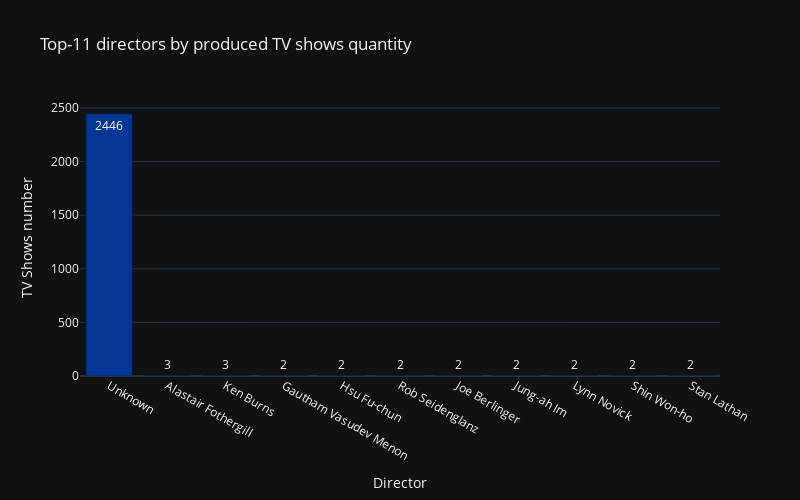

The notebook cell saved with this chart:
### Code cell
# Creazione di un contatore per i registi degli spettacoli TV
directors = Counter(', '.join(tv_shows['director'].dropna()).replace(', ', ',').split(','))

# Ordinamento dei registi in base alla frequenza e selezione dei primi 11
director_sorted = sorted(directors.items(), key=lambda item: item[1], reverse=True)[:11]

# Estrazione dei nomi dei registi e delle quantità
name = [i for i, value in director_sorted]
value = [value for i, value in director_sorted]

# Creazione di un grafico a barre utilizzando Plotly Express
fig = px.bar(x=name, y=value, 
             template="plotly_dark",  # Utilizzo del template "plotly_dark"
             color_discrete_sequence=['#033695'],  # Sequenza di colori personalizzata
             width=800, height=500,  # Dimensioni della figura
             text_auto=True,  # Visualizzazione automatica del testo sulle barre
             title='Top-11 directors by produced TV shows quantity')  # Titolo del grafico

# Aggiornamento dei titoli degli assi
fig.update_layout(xaxis_title='Director', yaxis_title='TV Shows number')

fig.show()  # Visualizzazione del grafico

### Figure 1 — Plotly figure (JSON) as saved in the notebook; plotly's stock layout.template omitted (floating-point values rounded to 4 significant figures)
{"data": [{"alignmentgroup": "True", "hovertemplate": "x=%{x}<br>y=%{y}<extra></extra>", "legendgroup": "", "marker": {"color": "#033695", "pattern": {"shape": ""}}, "name": "", "offsetgroup": "", "orientation": "v", "showlegend": false, "textposition": "auto", "texttemplate": "%{y}", "type": "bar", "x": ["Unknown", "Alastair Fothergill", "Ken Burns", "Gautham Vasudev Menon", "Hsu Fu-chun", "Rob Seidenglanz", "Joe Berlinger", "Jung-ah Im", "Lynn Novick", "Shin Won-ho", "Stan Lathan"], "xaxis": "x", "y": [2446, 3, 3, 2, 2, 2, 2, 2, 2, 2, 2], "yaxis": "y"}], "layout": {"barmode": "relative", "height": 500, "legend": {"tracegroupgap": 0}, "title": {"text": "Top-11 directors by produced TV shows quantity"}, "width": 800, "xaxis": {"anchor": "y", "autorange": true, "domain": [0, 1], "range": [-0.5, 10.5], "title": {"text": "Director"}, "type": "category"}, "yaxis": {"anchor": "x", "autorange": true, "domain": [0, 1], "range": [0, 2575.0], "title": {"text": "TV Shows number"}, "type": "linear"}}}
